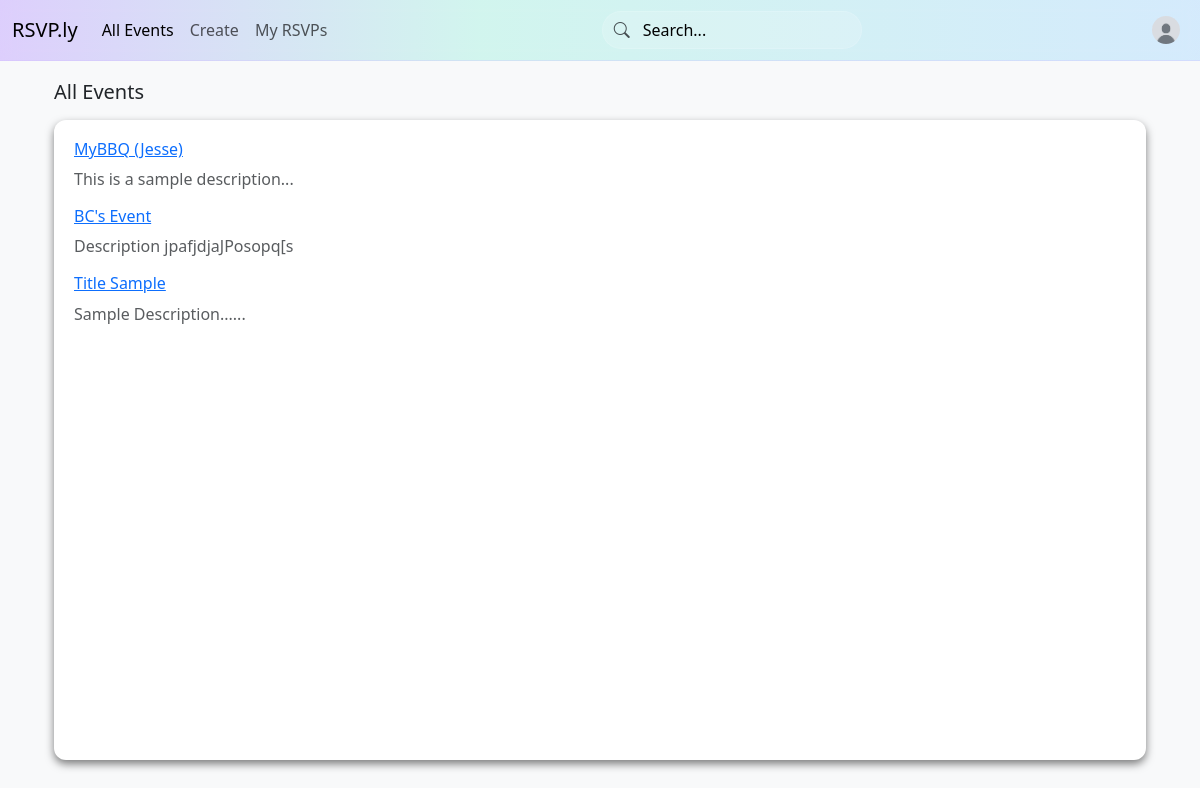
Before: /events (signed in) with the older database file.
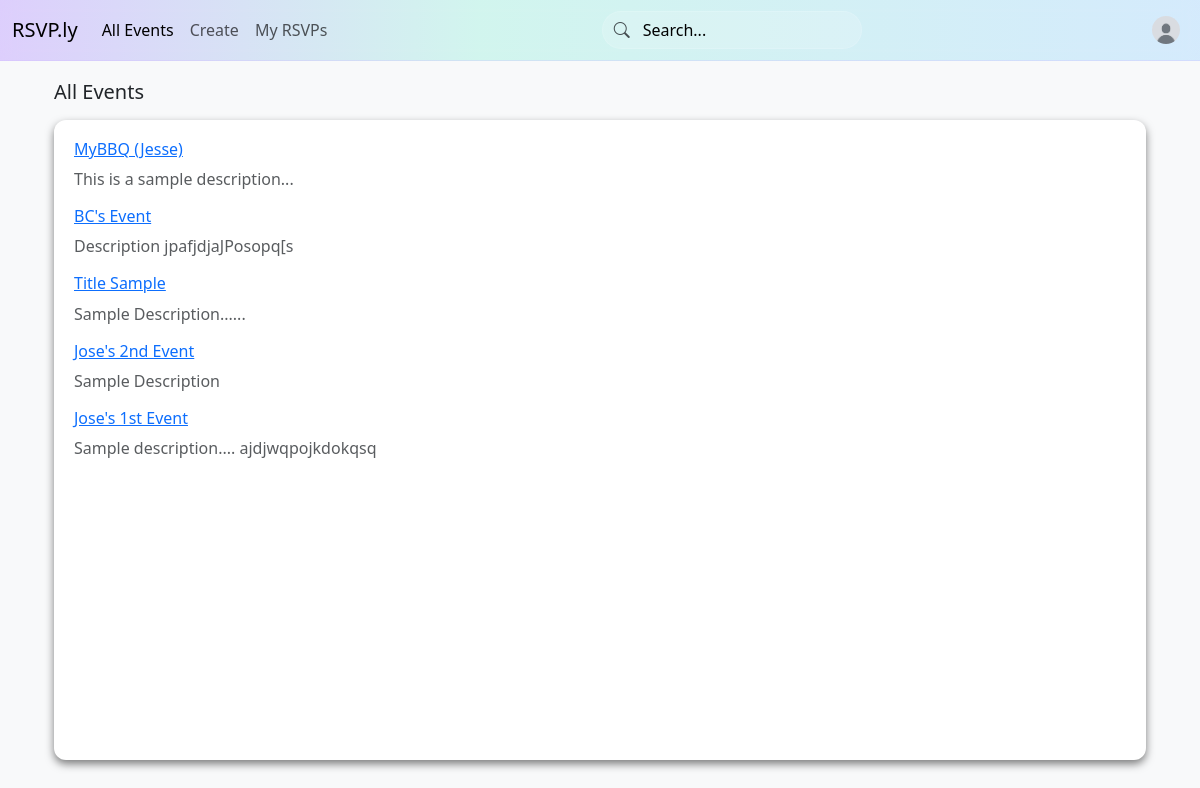
After: the same page with the newer database file.
### app/models.py (models this page shows, shortened)
class TimestampMixin:
    created_at: Mapped[datetime] = mapped_column(
        DateTime(timezone=True), server_default=func.now(), nullable=False
    )
    updated_at: Mapped[datetime] = mapped_column(
        DateTime(timezone=True), server_default=func.now(),
        onupdate=func.now(), nullable=False
    )

class Event(db.Model, TimestampMixin):
    __tablename__ = "events"
    __table_args__ = (
        CheckConstraint("ends_at > starts_at", name="chk_event_time"),
        Index("idx_events_starts_at", "starts_at"),
        Index("idx_events_organizer", "organizer_id"),
    )
    id: Mapped[int] = mapped_column(primary_key=True)
    title: Mapped[str] = mapped_column(String(255), nullable=False)
    description: Mapped[str | None] = mapped_column(Text)
    wishlist: Mapped[str | None] = mapped_column(Text)
    starts_at: Mapped[datetime] = mapped_column(DateTime(timezone=True), nullable=False)
    ends_at: Mapped[datetime] = mapped_column(DateTime(timezone=True), nullable=False)
    capacity: Mapped[int | None] = mapped_column(Integer)  # NULL = unlimited
    is_public: Mapped[bool] = mapped_column(Boolean, server_default=text("true"), nullable=False)
    address_line1: Mapped[str | None] = mapped_column(String(255))
    address_line2: Mapped[str | None] = mapped_column(String(255))
    organizer_id: Mapped[int] = mapped_column(
        ForeignKey("users.id", ondelete="RESTRICT"), nullable=False
    )
    organizer: Mapped[User] = relationship(back_populates="organized_events")
    categories: Mapped[list[Category]] = relationship(
        secondary=event_categories, back_populates="events"
    )
    rsvps: Mapped[list["Rsvp"]] = relationship(
        back_populates="event", cascade="all, delete-orphan"
    )
    comments: Mapped[list["EventComment"]] = relationship(
        back_populates="event", cascade="all, delete-orphan"
    )
    ratings: Mapped[list["Rating"]] = relationship(
        back_populates="event", cascade="all, delete-orphan"
    )
    @hybrid_property
    def seats_taken(self) -> int:
        """Counts the number of occupied seats (1 per going RSVP + guests)."""
        return sum(
            (1 + r.guests_count) for r in self.rsvps if r.status == RsvpStatus.going
        )

### app/routes.py (the view)
@myapp_obj.route("/events")
def view_all_events():
    events = Event.query.all() # get all events
    return render_template("hello.html", events=events)

### app/models.py (called while the page is built)
@login_manager.user_loader
def load_user(user_id):
        return User.query.get(int(user_id))

### app/templates/hello.html (shortened to what this page needs)
{% extends "layout.html" %}
{% block content %}
<div class="container">
  <div class="row">
        <div class="col-md-12 mb-3">
            <h5 class="mb-3">All Events</h5>
                <div class="scrollable-container">
                    {% for event in events %}
                        <h6><a href = "/event/{{event.id}}">{{event.title}}</a></h6>
                        <p class="text-muted">
                            {{event.description}}
                        </p>
                        {% else %}
                        <p>
                            <h6>No events found.</h6>
                        </p>
                    {% endfor %}
                </div>
        </div>
</div>
{% endblock %}

### app/templates/layout.html (shortened to what this page needs)
<!doctype html>
<html lang="en" data-bs-theme="light">
  <head>
    <link href="https://cdn.jsdelivr.net/npm/bootstrap@5.3.6/dist/css/bootstrap.min.css" rel="stylesheet">
    <link rel="stylesheet" href="https://cdn.jsdelivr.net/npm/bootstrap-icons@1.11.1/font/bootstrap-icons.css">
  </head>
  <body>
{% block navbar %}
<nav class="navbar navbar-expand-lg fixed-top pastel-navbar">
  <div class="container-fluid">
    <a class="navbar-brand" href="/">RSVP.ly</a>
    <div class="collapse navbar-collapse" id="navbarSupportedContent">
      <ul class="navbar-nav me-auto mb-2 mb-lg-0">
        <li class="nav-item">
          <a class="nav-link{% if request.path.startswith('/events') %} active{% endif %}"
             href="/events">All Events</a>
        </li>
        <li class="nav-item">
          <a class="nav-link{% if request.path.startswith('/event/new') %} active{% endif %}"
             href="/event/new">Create</a>
        </li>
        {% if current_user and current_user.is_authenticated %}
        <li class="nav-item">
          <a class="nav-link{% if request.path.startswith('/rsvps') %} active{% endif %}"
             href="/rsvps">My RSVPs</a>
        </li>
        {% endif %}
      </ul>
      <form class="d-flex me-3" action="{{ url_for('search_events') }}" method="GET">
          <div class="search-icon-wrapper">
              <i class="bi bi-search search-icon"></i>
              <input
                  type="search"
                  name="query"
                  class="form-control search-bar"
                  placeholder="Search..."
                  aria-label="Search">
          </div>
      </form>
      <ul class="navbar-nav ms-auto mb-2 mb-lg-0">
        {% if current_user and current_user.is_authenticated %}
          <li class="nav-item dropdown">
            <a class="nav-link d-flex align-items-center gap-2" href="#" id="accountMenu"
               role="button" data-bs-toggle="dropdown" aria-expanded="false">
              <img src="/static/images/default_pfp.jpg" alt="Profile"
                   class="rounded-circle" style="width:28px;height:28px;object-fit:cover;">
            </a>
          </li>
        {% else %}
          <li class="nav-item">
            <a class="nav-link" href="/login">Log in</a>
          </li>
        {% endif %}
      </ul>
    </div>
  </div>
</nav>
{% endblock %}
  <div class="container mt-4">
      {% block content %}{% endblock %}
  </div>
  </body>
</html>

### app/templates/hello.html (style rules this page uses)
html, body { background-color: var(--bs-tertiary-bg); }
.scrollable-container { background-color: var(--bs-body-bg); padding: 20px; border-radius: 12px; box-shadow: 0 4px 8px rgba(0, 0, 0, 0.5); height: 80vh; overflow-y: auto; }

Changed rows visible on the page:
added Event: title "Jose's 2nd Event", description "Sample Description"
added Event: title "Jose's 1st Event", description "Sample description.... ajdjwqpojkdokqsq"
